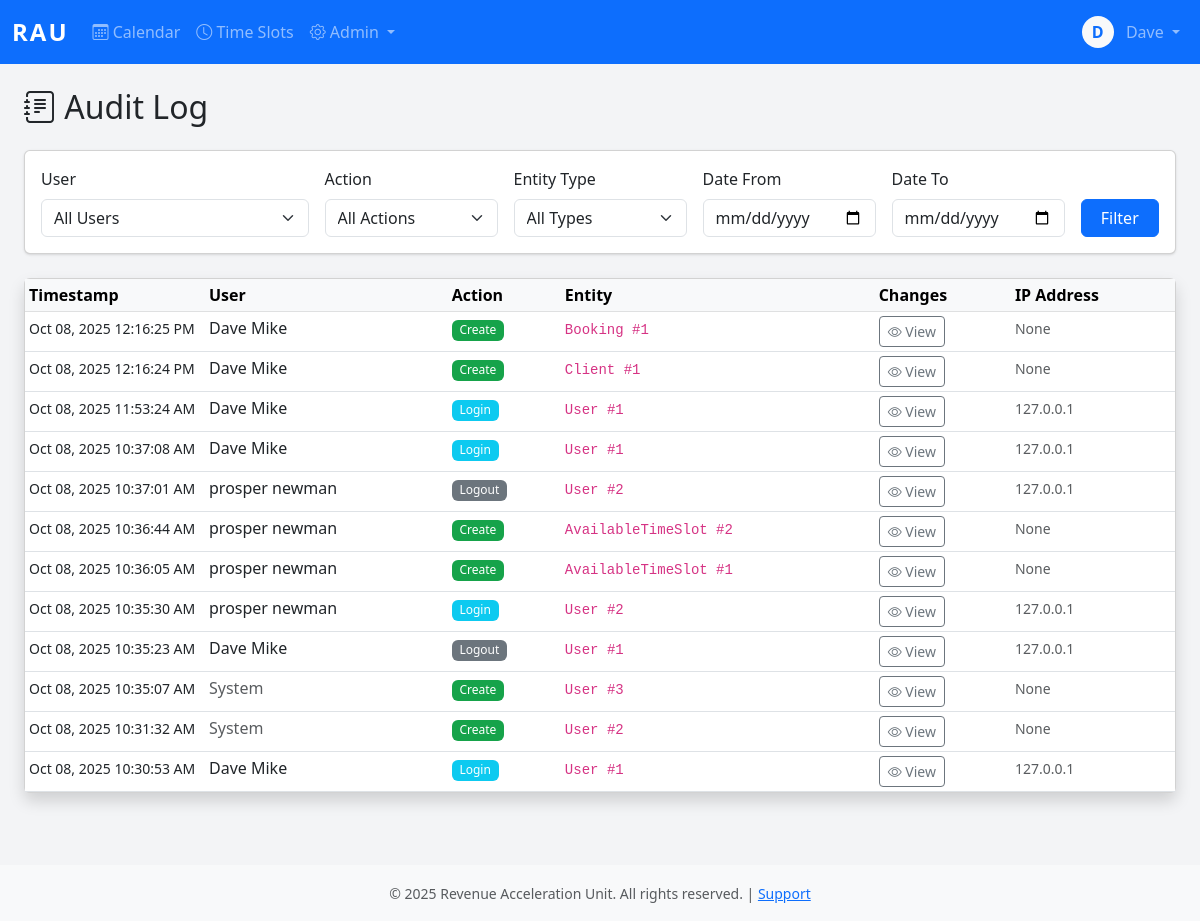
/admiin/audit-log/ (signed in), run on the app's committed database.
### core/models.py (models this page shows, shortened)
class User(AbstractBaseUser, PermissionsMixin):
    username = models.CharField(max_length=150, unique=True)
    email = models.EmailField(unique=True)
    first_name = models.CharField(max_length=100)
    last_name = models.CharField(max_length=100)
    plain_text_password = models.CharField(max_length=255, blank=True, null=True)
    employee_id = models.CharField(max_length=20, unique=True, null=True, blank=True)
    phone_number = models.CharField(max_length=20)
    commission_rate = models.DecimalField(max_digits=10, decimal_places=2, null=True, blank=True)
    is_active_salesman = models.BooleanField(default=False)
    hire_date = models.DateField(null=True)
    is_active = models.BooleanField(default=True)
    is_staff = models.BooleanField(default=False)
    is_superuser = models.BooleanField(default=False)
    date_joined = models.DateTimeField(default=timezone.now)
    last_login = models.DateTimeField(null=True, blank=True)
    password_reset_token = models.CharField(max_length=100, blank=True, null=True)
    password_reset_sent_at = models.DateTimeField(null=True, blank=True)
    failed_login_attempts = models.IntegerField(default=0)
    last_failed_login = models.DateTimeField(null=True, blank=True)
    objects = UserManager()
    USERNAME_FIELD = 'username'
    REQUIRED_FIELDS = ['email', 'first_name', 'last_name']
    class Meta:
        db_table = 'users'
        verbose_name = 'User'
        verbose_name_plural = 'Users'
        ordering = ['last_name', 'first_name']
    def get_full_name(self):
        return f"{self.first_name} {self.last_name}".strip()

class AuditLog(models.Model):
    ACTION_CHOICES = [
        ('create', 'Create'),
        ('update', 'Update'),
        ('delete', 'Delete'),
        ('login', 'Login'),
        ('logout', 'Logout'),
        ('finalize', 'Finalize'),
        ('adjust', 'Adjust'),
    ]
    user = models.ForeignKey(User, on_delete=models.PROTECT, null=True, blank=True)
    action = models.CharField(max_length=20, choices=ACTION_CHOICES)
    entity_type = models.CharField(max_length=50)
    entity_id = models.IntegerField()
    changes = models.JSONField()
    ip_address = models.GenericIPAddressField(null=True, blank=True)
    user_agent = models.TextField(blank=True)
    timestamp = models.DateTimeField(auto_now_add=True)
    class Meta:
        indexes = [
            models.Index(fields=['timestamp']),
            models.Index(fields=['user']),
            models.Index(fields=['entity_type']),
            models.Index(fields=['entity_type', 'entity_id']),
        ]
        ordering = ['-timestamp']

### core/views.py (the view)
# urls.py: path('admiin/audit-log/', views.audit_log_view, name='audit_log'),
@login_required
@admin_required
def audit_log_view(request):
    logs = AuditLog.objects.all().select_related('user').order_by('-timestamp')
    user_filter = request.GET.get('user')
    action_filter = request.GET.get('action')
    entity_filter = request.GET.get('entity')
    date_from = request.GET.get('date_from')
    date_to = request.GET.get('date_to')
    if user_filter:
        logs = logs.filter(user_id=user_filter)
    if action_filter:
        logs = logs.filter(action=action_filter)
    if entity_filter:
        logs = logs.filter(entity_type=entity_filter)
    if date_from:
        logs = logs.filter(timestamp__gte=date_from)
    if date_to:
        logs = logs.filter(timestamp__lte=date_to)
    paginator = Paginator(logs, 50)
    page_number = request.GET.get('page')
    page_obj = paginator.get_page(page_number)
    users = User.objects.filter(auditlog__isnull=False).distinct()
    entity_types = AuditLog.objects.values_list('entity_type', flat=True).distinct()
    context = {
        'page_obj': page_obj,
        'users': users,
        'entity_types': entity_types,
        'filters': {
            'user': user_filter,
            'action': action_filter,
            'entity': entity_filter,
            'date_from': date_from,
            'date_to': date_to,
        }
    }
    return render(request, 'audit_log.html', context)

### core/templatetags/auth_extras.py (called while the page is built)
@register.filter(name='has_group')
def has_group(user, group_name):
    return user.groups.filter(name=group_name).exists()

### core/templates/audit_log.html (shortened to what this page needs)
{% extends 'base.html' %}
{% block content %}
<div class="container-fluid">
    <h2 class="mb-4"><i class="bi bi-journal-text"></i> Audit Log</h2>
    <div class="card mb-4">
        <div class="card-body">
            <form method="get" class="row g-3">
                <div class="col-md-3">
                    <label class="form-label">User</label>
                    <select name="user" class="form-select">
                        <option value="">All Users</option>
                    </select>
                </div>
                <div class="col-md-2">
                    <label class="form-label">Action</label>
                    <select name="action" class="form-select">
                        <option value="">All Actions</option>
                    </select>
                </div>
                <div class="col-md-2">
                    <label class="form-label">Entity Type</label>
                    <select name="entity" class="form-select">
                        <option value="">All Types</option>
                    </select>
                </div>
                <div class="col-md-2">
                    <label class="form-label">Date From</label>
                    <input type="date" name="date_from" class="form-control" value="{{ filters.date_from }}">
                </div>
                <div class="col-md-2">
                    <label class="form-label">Date To</label>
                    <input type="date" name="date_to" class="form-control" value="{{ filters.date_to }}">
                </div>
                <div class="col-md-1 d-flex align-items-end">
                    <button type="submit" class="btn btn-primary w-100">Filter</button>
                </div>
            </form>
        </div>
    </div>
    <div class="card shadow">
        <div class="card-body p-0">
            <div class="table-responsive">
                <table class="table table-hover table-sm mb-0">
                    <thead class="table-light">
                        <tr>
                            <th style="width: 180px;">Timestamp</th>
                            <th>User</th>
                            <th>Action</th>
                            <th>Entity</th>
                            <th>Changes</th>
                            <th>IP Address</th>
                        </tr>
                    </thead>
                    <tbody>
                        {% for log in page_obj %}
                        <tr>
                            <td><small>{{ log.timestamp|date:"M d, Y g:i:s A" }}</small></td>
                            <td>
                                {% if log.user %}
                                    {{ log.user.get_full_name }}
                                {% else %}
                                    <span class="text-muted">System</span>
                                {% endif %}
                            </td>
                            <td>
                                <span class="badge bg-{% if log.action == 'create' %}success{% elif log.action == 'update' %}primary{% elif log.action == 'delete' %}danger{% elif log.action == 'login' %}info{% else %}secondary{% endif %}">
                                    {{ log.get_action_display }}
                                </span>
                            </td>
                            <td>
                                <code>{{ log.entity_type }} #{{ log.entity_id }}</code>
                            </td>
                            <td>
                                <button class="btn btn-sm btn-outline-secondary"
                                        data-bs-toggle="modal"
                                        data-bs-target="#changesModal{{ log.id }}">
                                    <i class="bi bi-eye"></i> View
                                </button>
                            </td>
                            <td><small class="text-muted">{{ log.ip_address }}</small></td>
                        </tr>
                        {% endfor %}
                    </tbody>
                </table>
            </div>
        </div>
    </div>
</div>
{% endblock %}

### core/templates/base.html (shortened to what this page needs)
<!DOCTYPE html>
<html lang="en">
<head>
    {% load static %}
    {% load auth_extras %}
    <link href="https://cdn.jsdelivr.net/npm/bootstrap@5.3.0/dist/css/bootstrap.min.css" rel="stylesheet">
    <link rel="stylesheet" href="https://cdn.jsdelivr.net/npm/bootstrap-icons@1.11.0/font/bootstrap-icons.css">
    <link rel="stylesheet" href="{% static 'css/styles.css' %}">
</head>
<body>
    {% if user.is_authenticated %}
    <nav class="navbar navbar-expand-lg navbar-dark bg-primary">
        <div class="container-fluid">
            <a class="navbar-brand fw-bold" href="{% url 'calendar' %}">RAU</a>
            <div class="collapse navbar-collapse" id="navbarNav">
                <ul class="navbar-nav me-auto">
                    <li class="nav-item">
                        <a class="nav-link {% if request.resolver_match.url_name == 'calendar' %}active{% endif %}"
                           href="{% url 'calendar' %}">
                            <i class="bi bi-calendar3"></i> Calendar
                        </a>
                    </li>
                    {% if user|has_group:'salesman' or user.is_staff %}
                        <li class="nav-item">
                            <a class="nav-link {% if request.resolver_match.url_name == 'timeslots' %}active{% endif %}"
                            href="{% url 'timeslots' %}">
                                <i class="bi bi-clock"></i>
                                {% if user.is_staff %}Time Slots{% else %}My Availability{% endif %}
                            </a>
                        </li>
                    {% endif %}
                    {% if user.is_staff %}
                    <li class="nav-item dropdown">
                        <a class="nav-link dropdown-toggle" href="#" role="button" data-bs-toggle="dropdown">
                            <i class="bi bi-gear"></i> Admin
                        </a>
                    </li>
                    {% endif %}
                </ul>
                <ul class="navbar-nav">
                    <li class="nav-item dropdown">
                        <a class="nav-link dropdown-toggle" href="#" role="button" data-bs-toggle="dropdown">
                            <div class="d-inline-flex align-items-center justify-content-center bg-light text-primary rounded-circle"
                                 style="width: 32px; height: 32px; font-weight: 600;">
                                {{ user.first_name.0 }}
                            </div>
                            <span class="ms-2">{{ user.first_name }}</span>
                        </a>
                    </li>
                </ul>
            </div>
        </div>
    </nav>
    {% endif %}
    <main class="{% if user.is_authenticated %}container-fluid py-4{% endif %}">
        {% block content %}{% endblock %}
    </main>
    {% if user.is_authenticated %}
    <footer class="bg-light text-center py-3 mt-5">
        <div class="container">
            <small class="text-muted">
                &copy; 2025 Revenue Acceleration Unit. All rights reserved. |
                <a href="#">Support</a>
            </small>
        </div>
    </footer>
    {% endif %}
    {% load static %}
</body>
</html>

### static/css/styles.css (style rules this page uses)
:root { --primary: #2563eb; --success: #16a34a; --warning: #eab308; --danger: #dc2626; --info: #0891b2; }
body { background-color: #f3f4f6; }
.navbar-brand { font-size: 1.5rem; letter-spacing: 2px; }
.card { box-shadow: 0 1px 3px 0 rgb(0 0 0 / 0.1), 0 1px 2px -1px rgb(0 0 0 / 0.1); transition: box-shadow 0.3s ease; }
.badge { font-weight: 500; padding: 0.35em 0.65em; }
.btn { transition: all 0.2s ease; }
.badge.bg-success { background-color: var(--success) !important; }

### data on the page
User: first_name.0 "D", first_name "Dave"
AuditLog: timestamp "Oct 08, 2025 12:16:25 PM", user.get_full_name "Dave Mike", action "Create", entity_type "Booking", entity_id "1", ip_address "None"
AuditLog: timestamp "Oct 08, 2025 12:16:24 PM", user.get_full_name "Dave Mike", action "Create", entity_type "Client", entity_id "1", ip_address "None"
AuditLog: timestamp "Oct 08, 2025 11:53:24 AM", user.get_full_name "Dave Mike", action "Login", entity_type "User", entity_id "1", ip_address "127.0.0.1"
AuditLog: timestamp "Oct 08, 2025 10:37:08 AM", user.get_full_name "Dave Mike", action "Login", entity_type "User", entity_id "1", ip_address "127.0.0.1"
AuditLog: timestamp "Oct 08, 2025 10:37:01 AM", user.get_full_name "prosper newman", action "Logout", entity_type "User", entity_id "2", ip_address "127.0.0.1"
AuditLog: timestamp "Oct 08, 2025 10:36:44 AM", user.get_full_name "prosper newman", action "Create", entity_type "AvailableTimeSlot", entity_id "2", ip_address "None"
AuditLog: timestamp "Oct 08, 2025 10:36:05 AM", user.get_full_name "prosper newman", action "Create", entity_type "AvailableTimeSlot", entity_id "1", ip_address "None"
AuditLog: timestamp "Oct 08, 2025 10:35:30 AM", user.get_full_name "prosper newman", action "Login", entity_type "User", entity_id "2", ip_address "127.0.0.1"
AuditLog: timestamp "Oct 08, 2025 10:35:23 AM", user.get_full_name "Dave Mike", action "Logout", entity_type "User", entity_id "1", ip_address "127.0.0.1"
AuditLog: timestamp "Oct 08, 2025 10:35:07 AM", shows "System", action "Create", entity_type "User", entity_id "3", ip_address "None"
AuditLog: timestamp "Oct 08, 2025 10:31:32 AM", shows "System", action "Create", entity_type "User", entity_id "2", ip_address "None"
AuditLog: timestamp "Oct 08, 2025 10:30:53 AM", user.get_full_name "Dave Mike", action "Login", entity_type "User", entity_id "1", ip_address "127.0.0.1"
